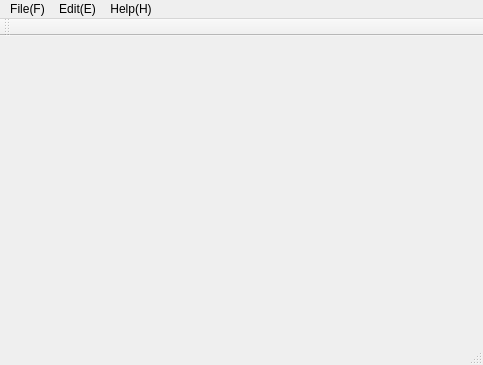
<?xml version="1.0" encoding="UTF-8"?>
<ui version="4.0">
 <class>MainWindow</class>
 <widget class="QMainWindow" name="MainWindow">
  <property name="geometry">
   <rect>
    <x>0</x>
    <y>0</y>
    <width>483</width>
    <height>365</height>
   </rect>
  </property>
  <property name="windowTitle">
   <string>MainWindow</string>
  </property>
  <widget class="QWidget" name="centralWidget"/>
  <widget class="QMenuBar" name="menuBar">
   <property name="geometry">
    <rect>
     <x>0</x>
     <y>0</y>
     <width>483</width>
     <height>23</height>
    </rect>
   </property>
   <widget class="QMenu" name="menuFile_F">
    <property name="title">
     <string>File(F)</string>
    </property>
    <addaction name="actionopen_O"/>
    <addaction name="actionsave_S"/>
    <addaction name="actionsaveAs_A"/>
    <addaction name="actionclose"/>
   </widget>
   <widget class="QMenu" name="menuEdit_E">
    <property name="title">
     <string>Edit(E)</string>
    </property>
    <addaction name="actionSyntaxAnalysis"/>
    <addaction name="actionsemanticAnalysis"/>
   </widget>
   <widget class="QMenu" name="menuabout_H">
    <property name="title">
     <string>Help(H)</string>
    </property>
    <addaction name="actionabout"/>
   </widget>
   <addaction name="menuFile_F"/>
   <addaction name="menuEdit_E"/>
   <addaction name="menuabout_H"/>
  </widget>
  <widget class="QToolBar" name="mainToolBar">
   <attribute name="toolBarArea">
    <enum>TopToolBarArea</enum>
   </attribute>
   <attribute name="toolBarBreak">
    <bool>false</bool>
   </attribute>
  </widget>
  <widget class="QStatusBar" name="statusBar"/>
  <action name="actionopen_O">
   <property name="text">
    <string>open(O)</string>
   </property>
   <property name="shortcut">
    <string>Ctrl+O</string>
   </property>
  </action>
  <action name="actionsave_S">
   <property name="text">
    <string>save(S)</string>
   </property>
   <property name="shortcut">
    <string>Ctrl+S</string>
   </property>
  </action>
  <action name="actionsaveAs_A">
   <property name="text">
    <string>saveAs(A)</string>
   </property>
   <property name="shortcut">
    <string>Ctrl+Alt+S</string>
   </property>
  </action>
  <action name="actionabout">
   <property name="text">
    <string>about</string>
   </property>
  </action>
  <action name="actionclose">
   <property name="text">
    <string>close(X)</string>
   </property>
   <property name="shortcut">
    <string>Ctrl+W</string>
   </property>
  </action>
  <action name="actionSyntaxAnalysis">
   <property name="text">
    <string>syntaxAnalysis</string>
   </property>
  </action>
  <action name="actionsemanticAnalysis">
   <property name="text">
    <string>semanticAnalysis</string>
   </property>
  </action>
 </widget>
 <layoutdefault spacing="6" margin="11"/>
 <resources/>
 <connections/>
</ui>
